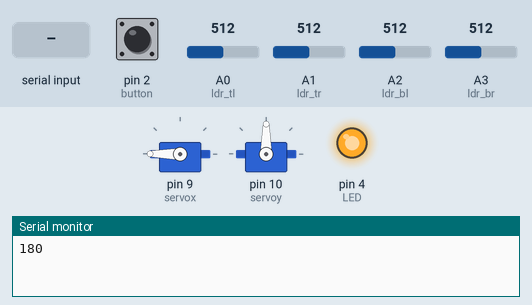
Simulated run of this sketch. Board: Arduino Uno, built with avr-gcc and run on an emulated ATmega328P. Parts: 2 × servo, output pins drawn as LEDs (lit = HIGH), the last lines printed to the serial monitor. The inputs (shaded band) are chosen by the test bench; at power-on: pin 2 (button) LOW, A0 (ldr_tl) = 512, A1 (ldr_tr) = 512, A2 (ldr_bl) = 512, A3 (ldr_br) = 512.

Above: at 1.2 s.
1.3 s: "y" received over the second serial link
At 1.55 s:
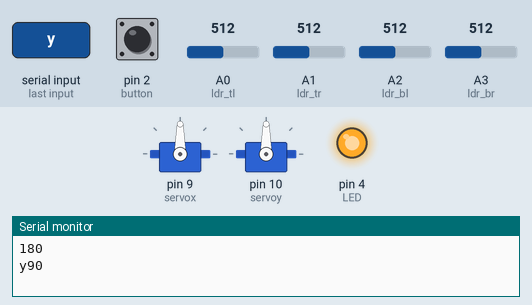
4.6 s: pin 2 (button) pulled HIGH for 3.2 s
At 8.8 s:
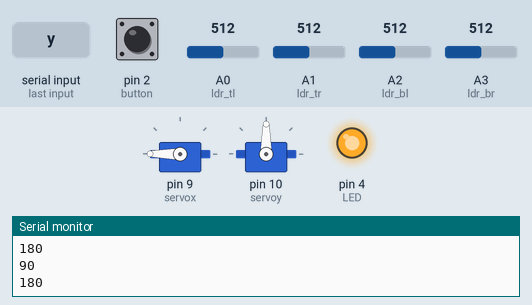
Timing chart, 0 to 10.3 s (numbered marks = the images above; inputs shaded):
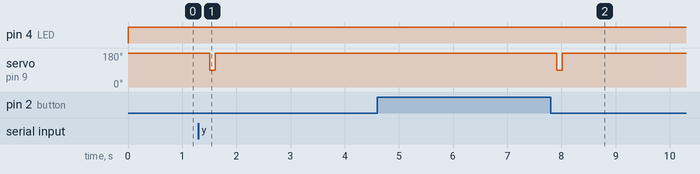

The sketch:

controller.ino
```cpp
#include <Servo.h>
#include <SoftwareSerial.h>
#define STANDBY 0
#define CONTROL 1

#define SERVO_STEP 2
#define LDR_STEP 5
#define THRESH 825

const int LED = 4;
const int button = 2; // interrupt pin

int old_val = 0;
volatile int state = STANDBY;
int init_control = 0;
volatile int button_state = LOW;
int led_state = 1;

volatile unsigned long start_time;

Servo servox, servoy;
int posx, posy;
int oldx, oldy;

const int ldr_tl = 0; // top left
const int ldr_tr = 1; // top right
const int ldr_bl = 2; // bottom left
const int ldr_br = 3; // bottom right
int val_tl, val_tr, val_bl, val_br;
int top, bottom, left, right;
int old_top, old_bottom, old_left, old_right;
float vfactor = (5.0/1023.0);
float vout_tl, vout_tr, vout_bl, vout_br;

SoftwareSerial BTSerial(6, 7);
char bt_state;

void setup() {
  pinMode (LED, OUTPUT);
  pinMode (button, INPUT);
  Serial.begin(9600);
  BTSerial.begin(9600);

  servox.attach(9);
  servoy.attach(10);

  attachInterrupt(digitalPinToInterrupt(button), button_interrupt, CHANGE);
}

void button_interrupt () {
  int but = digitalRead(button);
  if (but == HIGH && button_state == LOW) {
    //Serial.println("HIGH");
    button_state = HIGH;
    start_time = millis();
  } else if (but == LOW && button_state == HIGH) {
    //Serial.println("LOW\n----");
    button_state = LOW;
    int delta = millis() - start_time;
    if (delta >= 1500) {
      state = (state == STANDBY ? CONTROL : STANDBY);
      if(state) init_control = 1;
    }
  }
}

void rest () {
  servox.write(0);
  servoy.write(0);
}

void ldr_stats (int val_ldr) {
  float tmp = (5.0/1023.0);
      float vout = val_ldr * tmp;
      float res = (5-vout)*10000/vout; // RL = (Vin - Vout)Rs/Vout
      BTSerial.println(vout);
      BTSerial.println(res);
}

void loop() {
  bt_state = ' ';
  if (state == STANDBY) {
    led_state = 0;
    digitalWrite(LED, HIGH);
    posx = 180;
    servox.write(posx);
    posy = 90;
    servoy.write(posy);
    old_top = old_bottom = old_left = old_right = THRESH;
  }
  else {
    if (init_control) {
      posx = 90;
      init_control = 0;
    }

    // Control LED
    if (!led_state) {
      digitalWrite(LED, HIGH);
      delay(100);
      led_state = 1;
    }
    else {
      digitalWrite(LED, LOW);
      delay(100);
      led_state = 0;
    }

    // Llegim LDR
    val_tl = analogRead(ldr_tl);
    vout_tl = val_tl * vfactor;
    val_tr = analogRead(ldr_tr);
    vout_tr = val_tr * vfactor;
    val_bl = analogRead(ldr_bl);
    vout_bl = val_bl * vfactor;
    val_br = analogRead(ldr_br);
    vout_br = val_br * vfactor;

    // mitjanes
    top = (val_tl + val_tr)/2;
    bottom = (val_bl + val_br)/2;
    left  = (val_tl + val_bl)/2;
    right = (val_tr + val_br)/2;

    // servos
    if (top > THRESH || bottom > THRESH || left > THRESH || right > THRESH) {
      // top - bottom
      if (top >= bottom+LDR_STEP && posx > 0 && top >= old_top + LDR_STEP) {
        posx -= SERVO_STEP;
        old_top += LDR_STEP;
        old_bottom = THRESH;
      }
      else if (top+LDR_STEP <= bottom && posx < 180 && bottom >= old_bottom + LDR_STEP) {
        posx += SERVO_STEP;
        old_bottom += LDR_STEP;
        old_top = THRESH;
      }

      // left-right
      if (left >= right+LDR_STEP && posy < 180 && left >= old_left+LDR_STEP) {
        posy += SERVO_STEP;
        old_left += LDR_STEP;
        old_right = THRESH;
      }
      else if (left+LDR_STEP <= right && posy > 0 && right >= old_right+LDR_STEP) {
        posy -= SERVO_STEP;
        old_right += LDR_STEP;
        old_left = THRESH;
      }
    }
    else { // Low luminosity, sleep!
      old_top = old_bottom = old_left = old_right = THRESH;
      state = STANDBY;
    }
  }

  // Movem els motors
  if (posx != oldx) {
    Serial.println(posx);
    servox.write(posx);
    oldx = posx;
  }
  if (posy != oldy) {
    //Serial.println(posy);
    servoy.write(posy);
    oldy = posy;
  }

  // integracio amb bluetooth
  if (BTSerial.available()) {
    bt_state = BTSerial.read();
    Serial.write(bt_state);
    if (bt_state == 'x') { // canviar pel que ens retorni l'app al pitjar el boto de desactivar stma
      state = STANDBY;
    }
    else if (bt_state == 'y') { // suposat boto de passar a activar stma
      state = CONTROL;
      init_control = 1;
    }
    else if (bt_state == 'a') { // boto petició estat stma
      BTSerial.println(state);
    }
    else if (bt_state == 'b') { // boto peticio pos servos
      BTSerial.println(posx);
      BTSerial.println(posy);
    }
    else if (bt_state == 'c') { // boto peticio nivells lluminusitat, top, bottom
      BTSerial.println(top);
      BTSerial.println(bottom);
      BTSerial.println(left);
      BTSerial.println(right);
    }
    else if (bt_state == 'd') { // boto peticio voltatge
      BTSerial.println(vout_tl);
      BTSerial.println(vout_tr);
      BTSerial.println(vout_bl);
      BTSerial.println(vout_br);
    }
    else if (bt_state == 'e') { // boto peticio ldr resistencies
      float res_tl = (5-vout_tl)*10000/vout_tl; // RL = (Vin - Vout)Rs/Vout
      float res_tr = (5-vout_tr)*10000/vout_tr;
      float res_bl = (5-vout_bl)*10000/vout_bl;
      float res_br = (5-vout_br)*10000/vout_br;
      BTSerial.println(res_tl);
      BTSerial.println(res_tr);
      BTSerial.println(res_bl);
      BTSerial.println(res_br);
    }
    BTSerial.println();
  }

  delay (100);
}
```

Measured:
- after the input at 1.3 s, servo on pin 9 (servox): 180° → 90° after 0.21 s, → 180° 0.10 s later
- after the input at 4.6 s, servo on pin 9 (servox): 180° → 90° after 3.3 s, → 180° 0.10 s later
